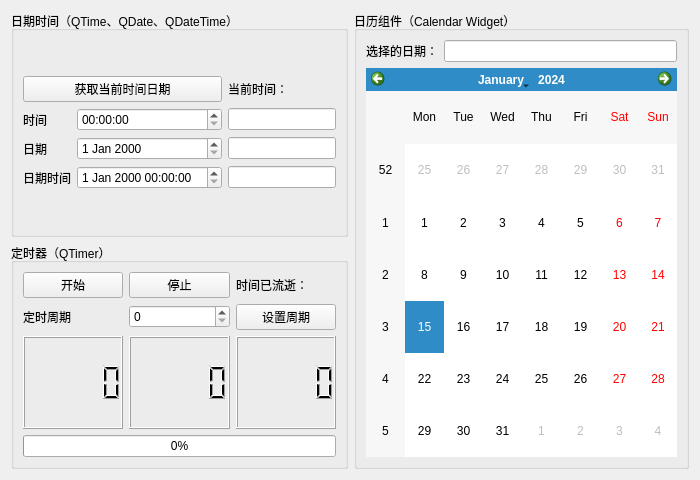
<?xml version="1.0" encoding="UTF-8"?>
<ui version="4.0">
 <class>ExDateTime</class>
 <widget class="QWidget" name="ExDateTime">
  <property name="geometry">
   <rect>
    <x>0</x>
    <y>0</y>
    <width>700</width>
    <height>480</height>
   </rect>
  </property>
  <property name="windowTitle">
   <string>Form</string>
  </property>
  <layout class="QGridLayout" name="gridLayout_3">
   <item row="1" column="0">
    <widget class="QGroupBox" name="groupBox_2">
     <property name="title">
      <string>定时器（QTimer）</string>
     </property>
     <layout class="QGridLayout" name="gridLayout_5">
      <item row="0" column="0">
       <layout class="QGridLayout" name="gridLayout_4">
        <item row="2" column="1">
         <widget class="QLCDNumber" name="lcdmm"/>
        </item>
        <item row="1" column="2">
         <widget class="QPushButton" name="btnPeriod">
          <property name="text">
           <string>设置周期</string>
          </property>
         </widget>
        </item>
        <item row="0" column="2">
         <widget class="QLabel" name="labGo">
          <property name="text">
           <string>时间已流逝：</string>
          </property>
         </widget>
        </item>
        <item row="0" column="0">
         <widget class="QPushButton" name="btnStatrt">
          <property name="text">
           <string>开始</string>
          </property>
         </widget>
        </item>
        <item row="1" column="0">
         <widget class="QLabel" name="label_2">
          <property name="text">
           <string>定时周期</string>
          </property>
         </widget>
        </item>
        <item row="0" column="1">
         <widget class="QPushButton" name="btnStop">
          <property name="text">
           <string>停止</string>
          </property>
         </widget>
        </item>
        <item row="2" column="0">
         <widget class="QLCDNumber" name="lcdHH"/>
        </item>
        <item row="2" column="2">
         <widget class="QLCDNumber" name="lcdSS"/>
        </item>
        <item row="1" column="1">
         <widget class="QSpinBox" name="spinBox">
          <property name="maximum">
           <number>10000000</number>
          </property>
         </widget>
        </item>
        <item row="3" column="0" colspan="3">
         <widget class="QProgressBar" name="progressBar">
          <property name="value">
           <number>0</number>
          </property>
         </widget>
        </item>
       </layout>
      </item>
     </layout>
    </widget>
   </item>
   <item row="0" column="0">
    <widget class="QGroupBox" name="groupBox">
     <property name="title">
      <string>日期时间（QTime、QDate、QDateTime）</string>
     </property>
     <layout class="QGridLayout" name="gridLayout_2">
      <item row="0" column="0">
       <layout class="QGridLayout" name="gridLayout">
        <item row="4" column="0">
         <widget class="QLabel" name="label_5">
          <property name="text">
           <string>日期时间</string>
          </property>
         </widget>
        </item>
        <item row="1" column="1">
         <widget class="QTimeEdit" name="timeEdit"/>
        </item>
        <item row="2" column="0">
         <widget class="QLabel" name="label_4">
          <property name="text">
           <string>日期</string>
          </property>
         </widget>
        </item>
        <item row="2" column="2">
         <widget class="QLineEdit" name="editDate"/>
        </item>
        <item row="0" column="2">
         <widget class="QLabel" name="labCurrDataTime">
          <property name="text">
           <string>当前时间：</string>
          </property>
         </widget>
        </item>
        <item row="1" column="2">
         <widget class="QLineEdit" name="editTime"/>
        </item>
        <item row="1" column="0">
         <widget class="QLabel" name="label_3">
          <property name="text">
           <string>时间</string>
          </property>
         </widget>
        </item>
        <item row="4" column="2">
         <widget class="QLineEdit" name="editDateTime"/>
        </item>
        <item row="2" column="1">
         <widget class="QDateEdit" name="dateEdit"/>
        </item>
        <item row="4" column="1">
         <widget class="QDateTimeEdit" name="dateTimeEdit"/>
        </item>
        <item row="0" column="0" colspan="2">
         <widget class="QPushButton" name="btnGetDateTime">
          <property name="text">
           <string>获取当前时间日期</string>
          </property>
         </widget>
        </item>
       </layout>
      </item>
     </layout>
    </widget>
   </item>
   <item row="0" column="1" rowspan="2">
    <widget class="QGroupBox" name="groupBox_3">
     <property name="title">
      <string>日历组件（Calendar Widget）</string>
     </property>
     <layout class="QGridLayout" name="gridLayout_6">
      <item row="0" column="0">
       <widget class="QLabel" name="label">
        <property name="text">
         <string>选择的日期：</string>
        </property>
       </widget>
      </item>
      <item row="0" column="1">
       <widget class="QLineEdit" name="editChoose"/>
      </item>
      <item row="1" column="0" colspan="2">
       <widget class="QCalendarWidget" name="calendarWidget"/>
      </item>
     </layout>
    </widget>
   </item>
  </layout>
 </widget>
 <resources/>
 <connections/>
</ui>
